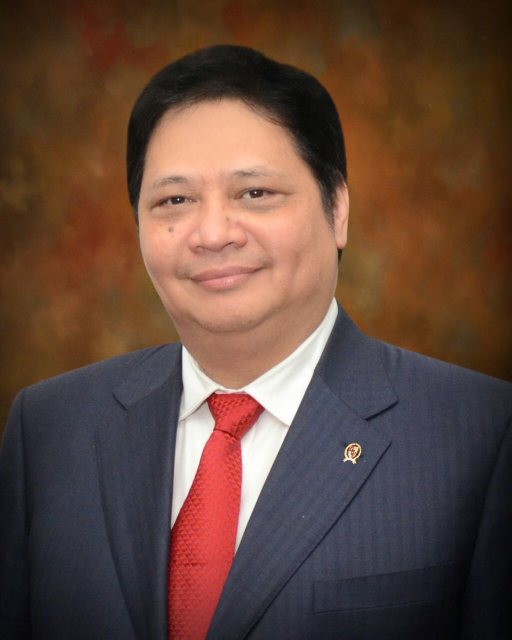
#> input picture accounts/rangkumindong/assets/people/airlangga-hartarto.jpg, 1023 x 1280 px (shown at 1/2 size)
$ python -i safezone.py   (imports and definitions only)
#> lines starting #> are read from the running program, lines starting #| are printed output that depends on the picture
"""Draw the platforms' UI zones and the profile-grid crop over 1080×1920 stills, for QA.

  python3 -I engine/safezone.py <out.png> <still1.png> [still2.png ...]

Shaded = covered on a phone (approximate, TikTok / Reels / Shorts combined):
  top 0–200 (status bar, tabs) · right 930–1080 between y 640 and 1640 (like/comment/share buttons)
  · bottom 1500–1920 (caption, username, music, progress).
Dashed box = what the 3:4 profile grid shows (y 240–1680).
Anything important (headline, numbers, chart labels, subtitles) should sit in the clear area.
"""
import sys
from PIL import Image, ImageDraw

ZONES = [(0, 0, 1080, 200), (930, 640, 1080, 1640), (0, 1500, 1080, 1920)]
GRID = (0, 240, 1080, 1680)


def overlay(path):
    im = Image.open(path).convert("RGBA").resize((1080, 1920))
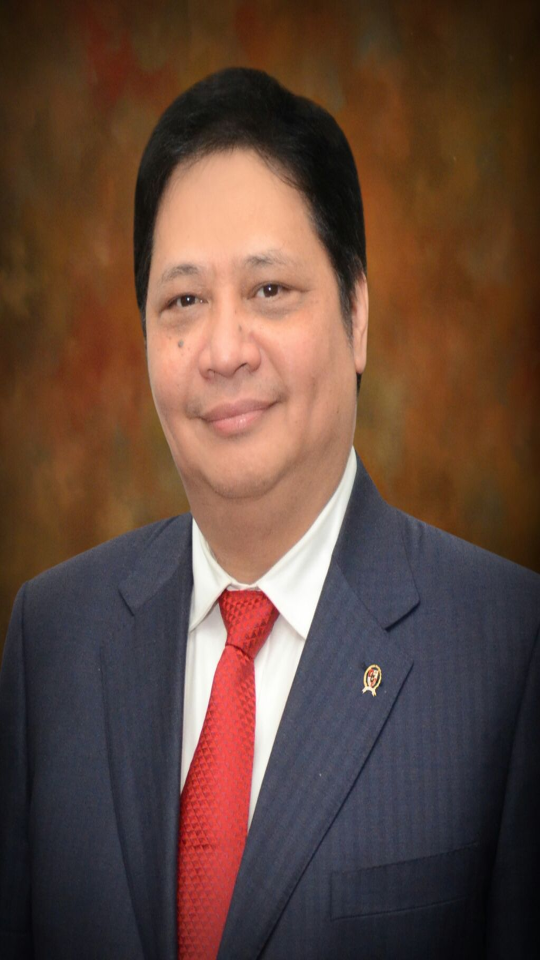
#> im: PIL image 1080x1920 RGBA (shown at 1/2 size); mean R, G, B, A 97.6, 71, 59.6, 255
    sh = Image.new("RGBA", im.size, (0, 0, 0, 0))
#> sh: PIL image 1080x1920 RGBA; every value is 0
    d = ImageDraw.Draw(sh)
    for z in ZONES:
        d.rectangle(z, fill=(220, 40, 40, 70))
    x0, y0, x1, y1 = GRID
    for x in range(x0, x1, 40):
        d.line([(x, y0), (x + 20, y0)], fill=(30, 90, 220, 255), width=6)
        d.line([(x, y1), (x + 20, y1)], fill=(30, 90, 220, 255), width=6)
    return Image.alpha_composite(im, sh).convert("RGB")
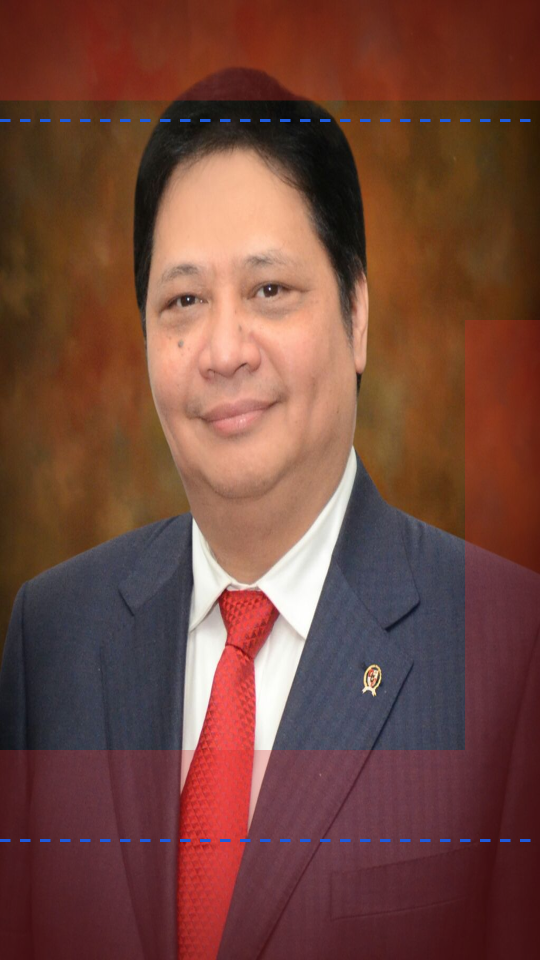
#> returned value: PIL image 1080x1920 RGB (shown at 1/2 size); mean R, G, B 114.2, 70.7, 60.1


def main():
    out, stills = sys.argv[1], sys.argv[2:]
    tiles = [overlay(p).resize((360, 640)) for p in stills]
    cols = min(6, len(tiles))
    rows = (len(tiles) + cols - 1) // cols
    sheet = Image.new("RGB", (cols * 360 + (cols - 1) * 8, rows * 640 + (rows - 1) * 8), "white")
    for i, t in enumerate(tiles):
        sheet.paste(t, ((i % cols) * 368, (i // cols) * 648))
    sheet.save(out)
    print(out)


# [2 lines not run here, left out]

>>> result = overlay('../accounts/rangkumindong/assets/people/airlangga-hartarto.jpg')

$ run again, on accounts/rangkumindong/assets/people/grace-fu-1920.jpg
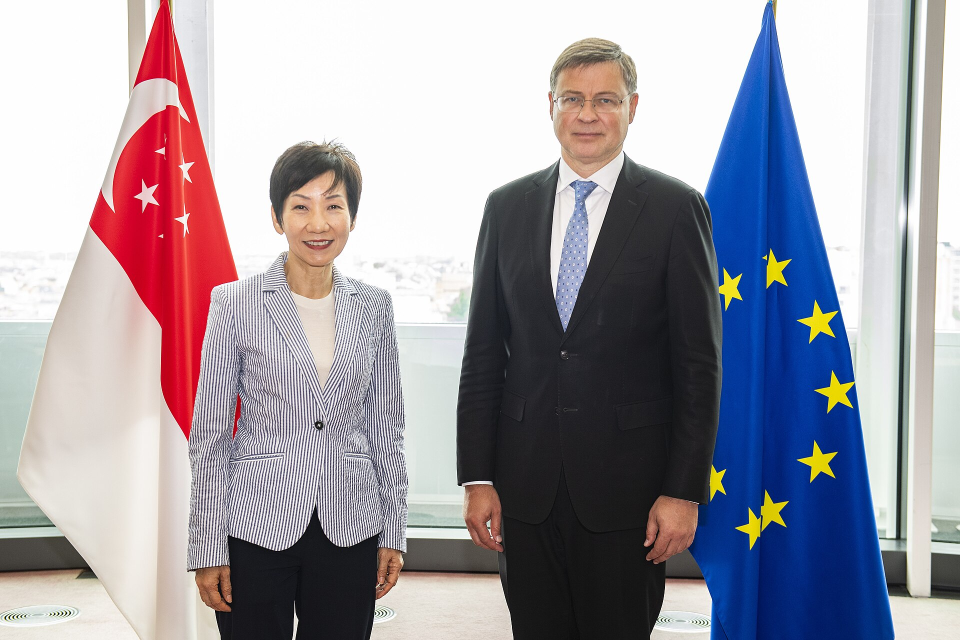
#> input picture accounts/rangkumindong/assets/people/grace-fu-1920.jpg, 1920 x 1280 px (shown at 1/2 size)
#> in overlay, `im = Image.open(path).convert("RGBA").resize((1080, 1920))`:
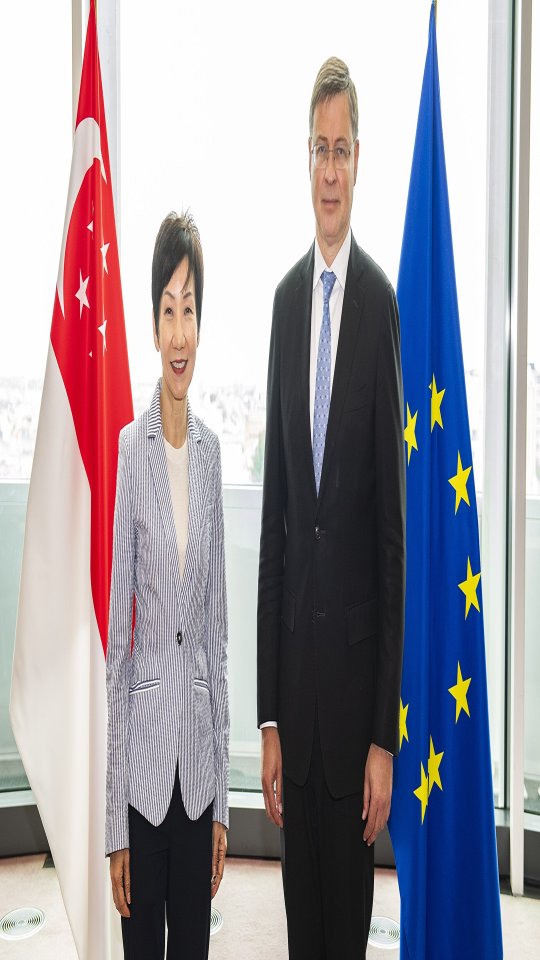
#> im: PIL image 1080x1920 RGBA (shown at 1/2 size); mean R, G, B, A 159.6, 154.8, 163.9, 255
#> sh: PIL image 1080x1920 RGBA; every value is 0
#> in overlay, `return Image.alpha_composite(im, sh).convert("RGB")`:
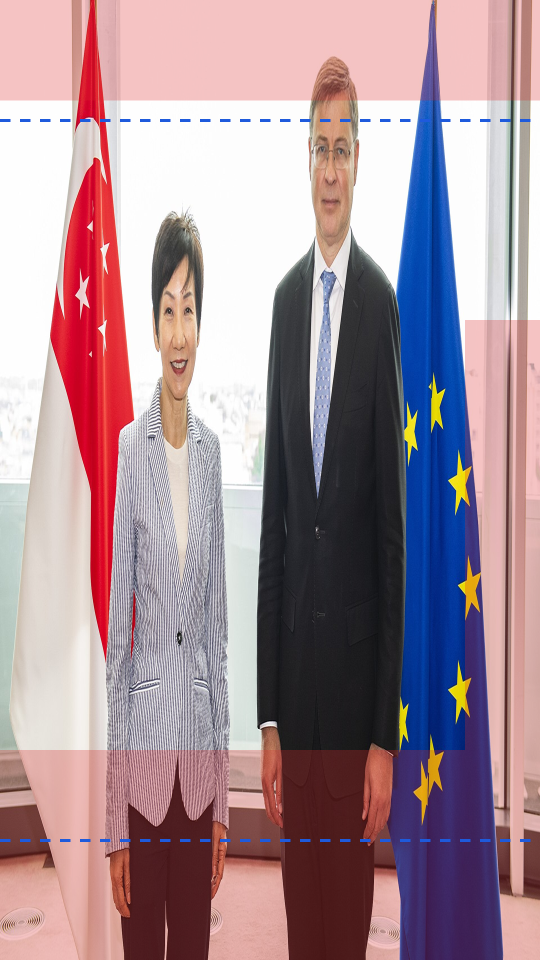
#> returned value: PIL image 1080x1920 RGB (shown at 1/2 size); mean R, G, B 165.9, 142.2, 150.9
